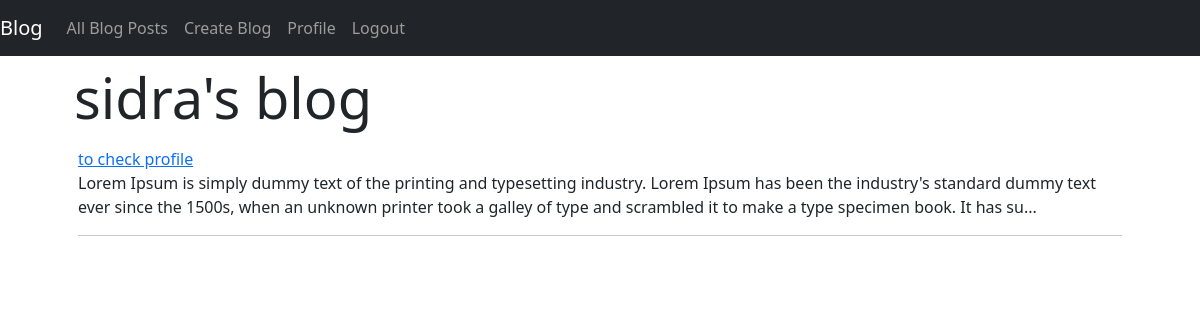
The app's page /accounts/profile/rukhsar/ (signed in) with its own data.
### posts/models.py (models this page shows, shortened)
class Post(models.Model):
    title=models.CharField(max_length=255, blank=True, null=True)
    content=models.TextField(blank=True, null=True)
    created_at=models.DateTimeField(auto_now_add=True, blank=True, null=True)
    updated_at=models.DateTimeField(auto_now=True,  blank=True, null=True)
    author=models.ForeignKey(User, on_delete= models.CASCADE, blank=True, null=True)
    likes=models.ManyToManyField(User,related_name='blog_post')

### accounts/views.py (the view)
# urls.py: path('profile/<str:username>/',user_profile_view,name='profile')
def user_profile_view(request,username):
    user=User.objects.get(username=username)
    posts=Post.objects.filter(author=user)
    context={'posts':posts}
    return render(request,'accounts/profile.html', context=context)

### accounts/templates/accounts/profile.html
{% extends 'base.html' %}
{% block content %}
  <div class="container px-5">
    <div class="row">
      <h1 class ="display-4 p-2">{{user}}'s blog</h1>
    </div>
    <div class="row">
      <div class="col-12">
        {% for p in posts  %}
          <a href="{% url 'posts:detail' id=p.id %}">{{p.title}}</a>
          <br>
          {% if p.content|length > 255 %}
            <p> {{p.content|slice:"255"}}...</p>
          {% else %}
            <p> {{p.content}}</p>
          {% endif %}
          <hr />
        {% endfor %}
        </div>
    </div>
  </div>
{% endblock content %}

### records on screen
Post: title "to check profile", content "Lorem Ipsum is simply dummy text of the printing and typesetting industry. Lorem Ipsum has been the industry's standard dummy text ever since the 1500s, when an unknown printer took a galley of type and scrambled it to make a type specimen book. It has su"

### other values on screen
{{ user }} "sidra"
